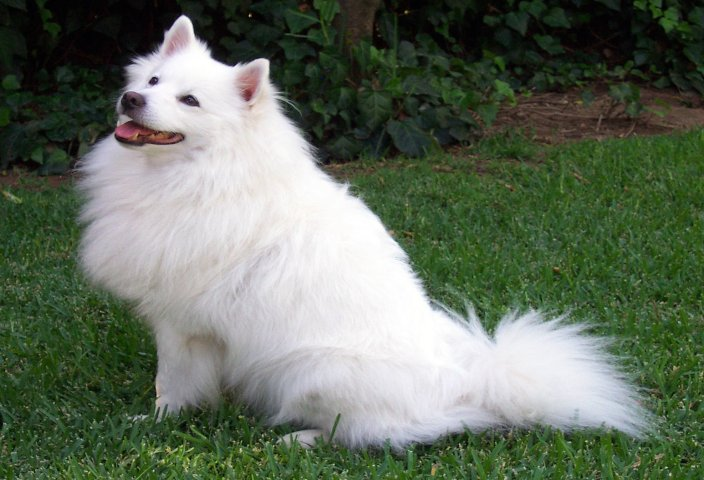
#> input picture backend/tests/fixtures/dog_704x480.jpg, 704 x 480 px; its folder holds only this picture in this run
$ python -i enhance.py   (imports and definitions only)
#> lines starting #> are read from the running program, lines starting #| are printed output that depends on the picture
#> further down, picture is the input picture: shape (480, 704, 3); mean B, G, R 93.8, 110, 99.1
"""Night contrast boost for the DETECTOR's input frame.

WHAT THIS IS FOR. Running a camera without IR keeps the image in colour and
avoids washing out close subjects, but leaves the detector very little to work
with once the light goes. This lifts local contrast on the frame handed to
inference, so an object that is present-but-flat has a better chance of being
found.

WHAT IT IS NOT. It does not touch recordings, clips, live view, or the snapshot
saved with an event. The recorder stream-copies from the camera and never sees
this; ingest boosts a COPY and passes the original on to the engine. That
separation is deliberate: the archive is evidence, and evidence should be what
the camera saw, not what an algorithm inferred. It also means a bad boost can
degrade detection but can never corrupt footage.

TWO HONEST LIMITS, stated here because the settings UI cannot say them at
length:

1. CONTRAST CANNOT CREATE SIGNAL. On a frame with genuinely no photons — no
   moon, no streetlight, no porch light — there is nothing to amplify but
   sensor noise, and CLAHE will amplify it enthusiastically. This helps a dim
   scene; it does nothing for a black one.

2. THE MODEL WAS NOT TRAINED ON BOOSTED IMAGES. D-FINE learned on ordinary
   photographs, so changing the input distribution can help OR hurt, and which
   one depends on the camera, the scene and the light. That is why the default
   is off and why `auto` exists: the honest way to use this is to turn it on,
   watch the detection rate on the camera that bothers you, and turn it off
   again if it does not improve.

WHY CLAHE AND NOT A CONTRAST SLIDER. A global contrast/gamma stretch moves
every pixel by the same rule, so a scene with one bright porch light and a dark
lawn just clips the light and leaves the lawn dark. CLAHE equalises within
small tiles, so the lawn gets stretched on its own terms. `clipLimit` bounds
how far any tile may stretch, which is exactly the noise-amplification knob.
"""

from __future__ import annotations

import logging
from typing import Any, Optional

import cv2
import numpy as np

log = logging.getLogger(__name__)

# off    — never boost (default; the model sees exactly what the camera sent)
# auto   — boost only frames measured darker than the threshold
# always — boost every frame, for A/B testing against `off`
VALID_MODES = ("off", "auto", "always")
DEFAULT_MODE = "off"

# Mean luma (0-255) below which `auto` considers a frame "night". 60 is well
# under a lit indoor scene and comfortably above a genuinely black frame, so it
# separates "dim" from "daylight" without firing on a dark-but-fine image.
DEFAULT_DARK_THRESHOLD = 60
# How far CLAHE may stretch one tile. 2.0 is the conventional starting point:
# visibly more local contrast, without the grain explosion that 4.0+ produces
# on an already-noisy high-gain night frame.
CLIP_LIMIT = 2.0
# Tile grid. 8x8 keeps each tile large enough to hold real scene statistics at
# detection resolution; finer grids start equalising individual objects.
TILE_GRID = (8, 8)


# [12 lines left out: function mean_luma, not called in this run]


def boost_contrast(frame_bgr: np.ndarray) -> np.ndarray:
    """CLAHE on the LUMA channel only, returning a NEW frame.

    Luma only, via LAB: running CLAHE on B, G and R independently equalises
    each channel to its own histogram, which shifts the white balance and turns
    a night scene lurid. Separating lightness from colour changes what the
    detector can see without inventing colours that were never there.

    Never raises — a boost failure must degrade to the original frame, not take
    down the detection worker.
    """
    try:
        lab = cv2.cvtColor(frame_bgr, cv2.COLOR_BGR2LAB)
#> lab: shape (480, 704, 3); mean of channels 0, 1, 2 111.1, 120.4, 136.3
        lightness, a, b = cv2.split(lab)
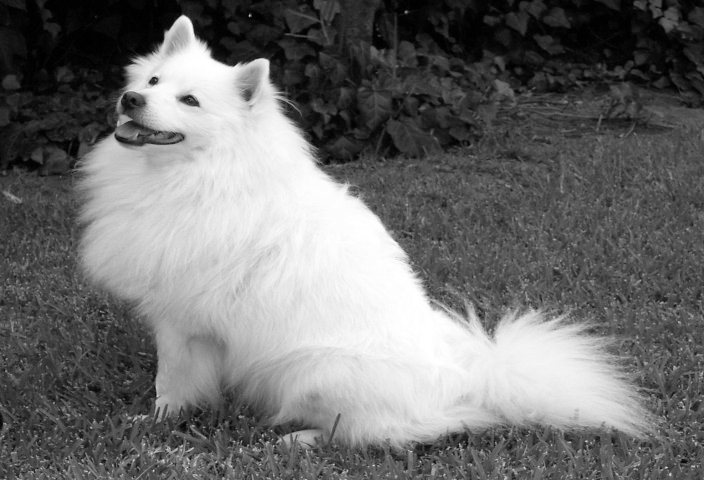
#> lightness: shape (480, 704); min 0, max 255, mean 111.1
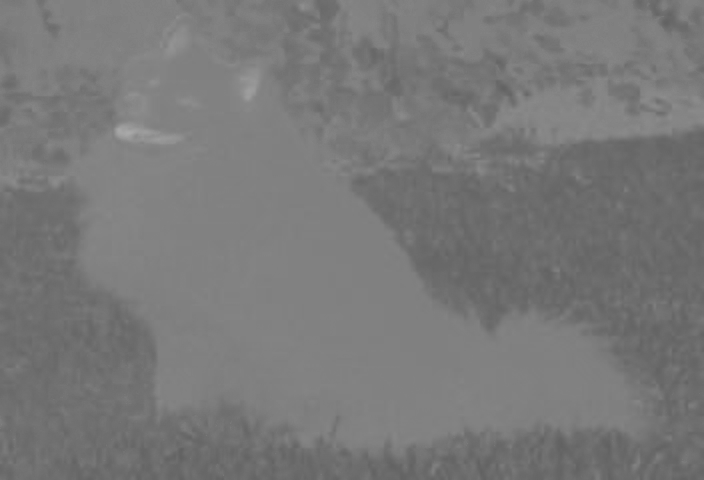
#> a: shape (480, 704); min 97, max 169, mean 120.4
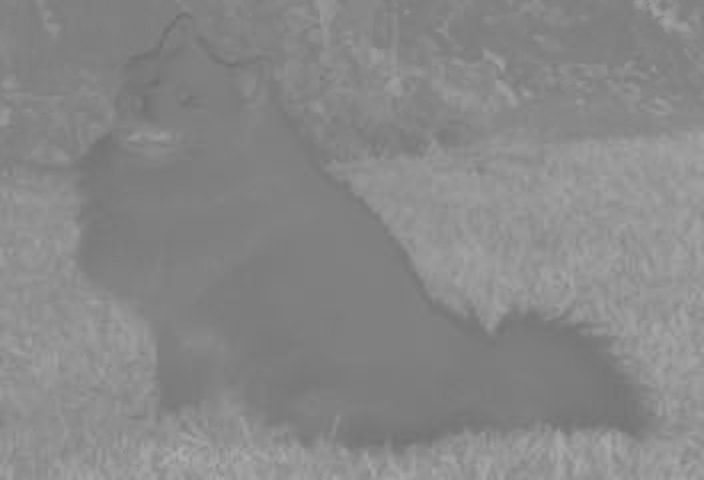
#> b: shape (480, 704); min 109, max 172, mean 136.3
        clahe = cv2.createCLAHE(clipLimit=CLIP_LIMIT, tileGridSize=TILE_GRID)
        return cv2.cvtColor(cv2.merge((clahe.apply(lightness), a, b)), cv2.COLOR_LAB2BGR)
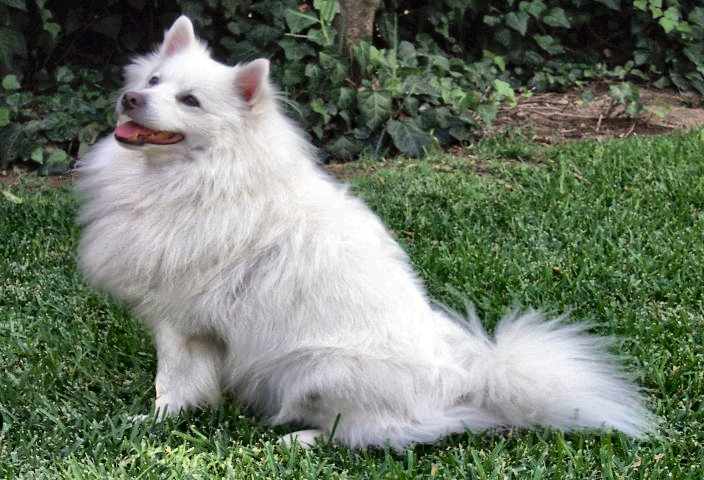
#> returned value: shape (480, 704, 3); mean B, G, R 103.7, 120.5, 109.4
    except cv2.error:
        log.warning("night boost failed on a frame — using it unmodified", exc_info=True)
        return frame_bgr


# [35 lines left out: functions maybe_boost, settings_for, not called in this run]

>>> import cv2
>>> picture = cv2.imread('../../tests/fixtures/dog_704x480.jpg')
>>> result = boost_contrast(picture)
